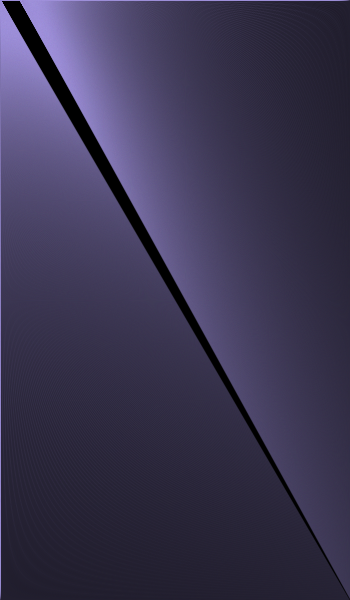
Frame 1 (no input)
Frame 60 (the mouse pressed at the canvas centre just before this capture): identical to frame 1, image omitted
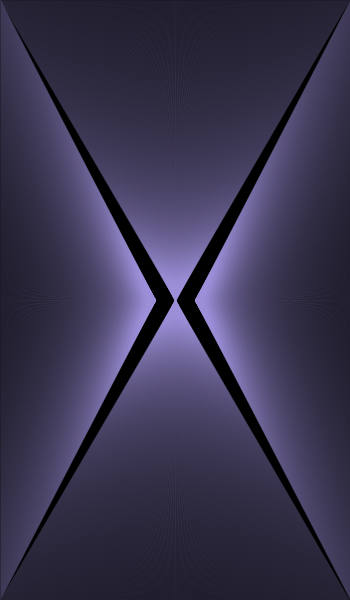
Frame 120 (the mouse held since frame 60 and released just before this capture)

The Processing sketch that drew these frames (run headless with seeded random() and noise(); from frame 60 on, the mouse is pressed at the canvas centre):

// Processing sketch: processing_91181
// ── processing_91181.pde

//Aviva Silberstein
//February 26, 2013
//Arrays

void setup() {
  size(350, 600);
}
void draw(){
  background(0);
  
  for(int x=0; x<width; x+=1){
    stroke(157, 146, 219, 55);
    line(mouseX, mouseY, x, 0);
  }
for(int x=0; x<width; x+=1){
    stroke(157, 146, 219, 55);
    line(mouseX, mouseY, x, 600);
}
for(int x=0; x<height; x+=1){
    stroke(157, 146, 219, 55);
    line(mouseX-20, mouseY, 0, x);
}
for(int x=0; x<height; x+=1){
    stroke(157, 146, 219, 55);
    line(mouseX+20, mouseY, width, x);
}
}
